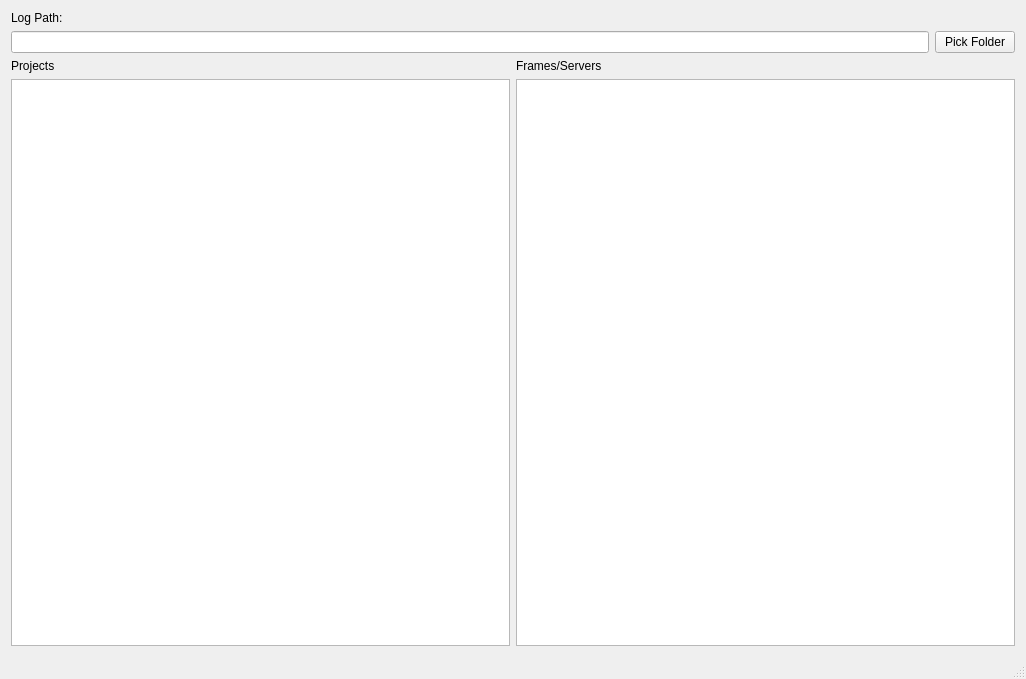
<?xml version="1.0" encoding="UTF-8"?>
<ui version="4.0">
 <class>MainWindow</class>
 <widget class="QMainWindow" name="MainWindow">
  <property name="geometry">
   <rect>
    <x>0</x>
    <y>0</y>
    <width>1026</width>
    <height>679</height>
   </rect>
  </property>
  <property name="windowTitle">
   <string>MainWindow</string>
  </property>
  <widget class="QWidget" name="centralWidget">
   <property name="autoFillBackground">
    <bool>true</bool>
   </property>
   <layout class="QVBoxLayout" name="verticalLayout_2">
    <item>
     <layout class="QGridLayout" name="gridLayout">
      <item row="2" column="0">
       <widget class="QLineEdit" name="lineEdit"/>
      </item>
      <item row="1" column="0">
       <widget class="QLabel" name="label">
        <property name="text">
         <string>Log Path:</string>
        </property>
       </widget>
      </item>
      <item row="2" column="1">
       <widget class="QPushButton" name="pushButton">
        <property name="text">
         <string>Pick Folder</string>
        </property>
       </widget>
      </item>
     </layout>
    </item>
    <item>
     <layout class="QHBoxLayout" name="horizontalLayout">
      <item>
       <layout class="QVBoxLayout" name="verticalLayout">
        <item>
         <widget class="QLabel" name="label_2">
          <property name="text">
           <string>Projects</string>
          </property>
         </widget>
        </item>
        <item>
         <widget class="QListView" name="listView"/>
        </item>
       </layout>
      </item>
      <item>
       <layout class="QVBoxLayout" name="verticalLayout_4">
        <item>
         <widget class="QLabel" name="label_3">
          <property name="text">
           <string>Frames/Servers</string>
          </property>
         </widget>
        </item>
        <item>
         <widget class="QTableView" name="tableView">
          <property name="sortingEnabled">
           <bool>true</bool>
          </property>
         </widget>
        </item>
       </layout>
      </item>
     </layout>
    </item>
   </layout>
  </widget>
  <widget class="QMenuBar" name="menuBar">
   <property name="geometry">
    <rect>
     <x>0</x>
     <y>0</y>
     <width>1026</width>
     <height>20</height>
    </rect>
   </property>
  </widget>
  <widget class="QStatusBar" name="statusBar"/>
 </widget>
 <layoutdefault spacing="6" margin="11"/>
 <resources/>
 <connections/>
</ui>
